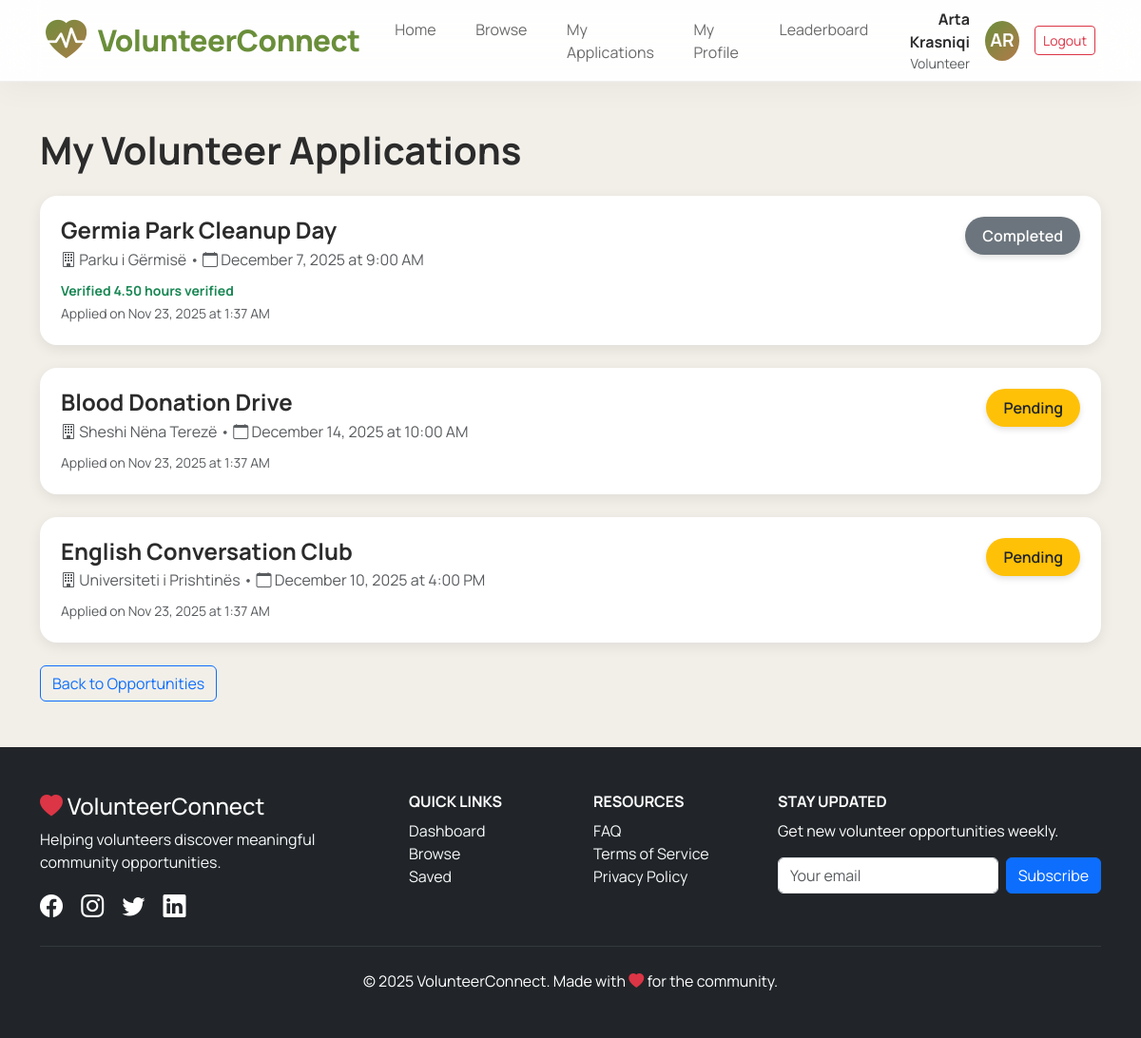
The app's page /my_applications.php (signed in) with its own data.
### tables this page shows
CREATE TABLE applications (
    id INT AUTO_INCREMENT PRIMARY KEY,
    opportunity_id INT NOT NULL,
    volunteer_id INT NOT NULL,
    status ENUM('pending','confirmed','completed','cancelled') DEFAULT 'pending',
    hours_worked DECIMAL(5,2) DEFAULT 0.00,
    hours_approved TINYINT(1) DEFAULT 0,
    applied_at TIMESTAMP DEFAULT CURRENT_TIMESTAMP,
    completed_at TIMESTAMP NULL,
    FOREIGN KEY (opportunity_id) REFERENCES opportunities(id) ON DELETE CASCADE,
    FOREIGN KEY (volunteer_id) REFERENCES users(id) ON DELETE CASCADE,
    UNIQUE KEY unique_application (opportunity_id, volunteer_id)
);

CREATE TABLE opportunities (
    id INT AUTO_INCREMENT PRIMARY KEY,
    title VARCHAR(255) NOT NULL,
    description TEXT NOT NULL,
    category VARCHAR(50) DEFAULT 'General',
    location_name VARCHAR(255) NOT NULL,
    latitude DECIMAL(10,8) NULL,
    longitude DECIMAL(11,8) NULL,
    date DATE NOT NULL,
    time TIME NULL,
    slots INT DEFAULT 20,
    filled_slots INT DEFAULT 0,
    organization_id INT NOT NULL,
    created_at TIMESTAMP DEFAULT CURRENT_TIMESTAMP,
    FOREIGN KEY (organization_id) REFERENCES users(id) ON DELETE CASCADE,
    INDEX idx_date (date),
    INDEX idx_category (category)
);

### my_applications.php (the view, shortened to what this page needs)
<?php
require_once 'config/config.php';
include_once 'includes/header.php';
?>
<div class="container my-5">
    <h1 class="mb-4 fw-bold">My Volunteer Applications</h1>
    <?php
    $stmt = $conn->prepare("
        SELECT a.*, o.title, o.date, o.time, o.location_name, u.name AS org_name
        FROM applications a
        JOIN opportunities o ON a.opportunity_id = o.id
        JOIN users u ON o.organization_id = u.id
        WHERE a.volunteer_id = ?
        ORDER BY a.applied_at DESC
    ");
    $stmt->execute([$_SESSION['user_id']]);
    $real_apps = $stmt->fetchAll();
    ?>
    <div class="applications-container">
        <?php if (!empty($real_apps)): ?>
            <?php foreach ($real_apps as $app):
                $status = strtolower($app['status'] ?? 'pending');
                $badgeClass = $status === 'confirmed' ? 'bg-success text-white' :
                             ($status === 'pending' ? 'bg-warning text-dark' :
                             ($status === 'cancelled' ? 'bg-danger text-white' : 'bg-secondary text-white'));
                $badgeText = ucfirst($status);
                $hoursDisplay = '';
                if ($status === 'completed' && !empty($app['hours_approved'])) {
                    $hoursDisplay = '<small class="text-success fw-bold">Verified ' . $app['hours_worked'] . ' hours verified</small><br>';
                }
            ?>
                <div class="app-card mb-4">
                    <div class="d-flex justify-content-between align-items-start">
                        <div class="flex-grow-1">
                            <h4 class="fw-bold mb-1"><?=htmlspecialchars($app['title'])?></h4>
                            <p class="text-muted mb-2">
                                <i class="bi bi-building"></i> <?=htmlspecialchars($app['location_name'] ?? 'Prishtina')?> •
                                <i class="bi bi-calendar"></i> <?=date('F j, Y', strtotime($app['date']))?>
                                <?php if ($app['time']): ?> at <?=date('g:i A', strtotime($app['time']))?><?php endif; ?>
                            </p>
                            <?=$hoursDisplay?>
                            <small class="text-muted">Applied on <?=date('M j, Y \a\t g:i A', strtotime($app['applied_at']))?></small>
                        </div>
                        <span class="app-badge <?=$badgeClass?>"><?=$badgeText?></span>
                    </div>
                </div>
            <?php endforeach; ?>
        <?php endif; ?>
    </div>
    <div class="mt-4">
        <a href="public_browse.php" class="btn btn-outline-primary">
            Back to Opportunities
        </a>
    </div>
</div>
<?php include 'includes/footer.php'; ?>
</body>
</html>

### includes/header.php (style rules this page uses)
:root { --earth-1: #f2efe9; --accent-1: #6a8e3a; --accent-2: #b27a4b; --muted: #6b6b6b; }
body { font-family: 'Manrope', 'Inter', sans-serif; background: var(--earth-1); color: #2b2b2b; margin: 0; }

### my_applications.php (style rules this page uses)
.app-card { border: none; border-radius: 18px; padding: 22px; background: #fff; box-shadow: 0 4px 14px rgba(0,0,0,0.08); transition: 0.25s ease; }
.app-badge { font-size: 1rem; padding: 8px 18px; border-radius: 50px !important; font-weight: 600; box-shadow: 0 3px 6px rgba(0,0,0,0.12); }

### records on screen
applications: opportunity.title "Germia Park Cleanup Day", opportunity.location_name "Parku i Gërmisë", opportunity.date "December 7, 2025", opportunity.time "9:00 AM", hours_worked "4.50", applied_at "Nov 23, 2025 at 1:37 AM", status "Completed"
applications: opportunity.title "Blood Donation Drive", opportunity.location_name "Sheshi Nëna Terezë", opportunity.date "December 14, 2025", opportunity.time "10:00 AM", applied_at "Nov 23, 2025 at 1:37 AM", status "Pending"
applications: opportunity.title "English Conversation Club", opportunity.location_name "Universiteti i Prishtinës", opportunity.date "December 10, 2025", opportunity.time "4:00 PM", applied_at "Nov 23, 2025 at 1:37 AM", status "Pending"

### other values on screen
$_SESSION['name'] "Arta Krasniqi"
$_SESSION['role'] "Volunteer"
substr($_SESSION['name'] ?? 'U', 0, 2) "AR"
